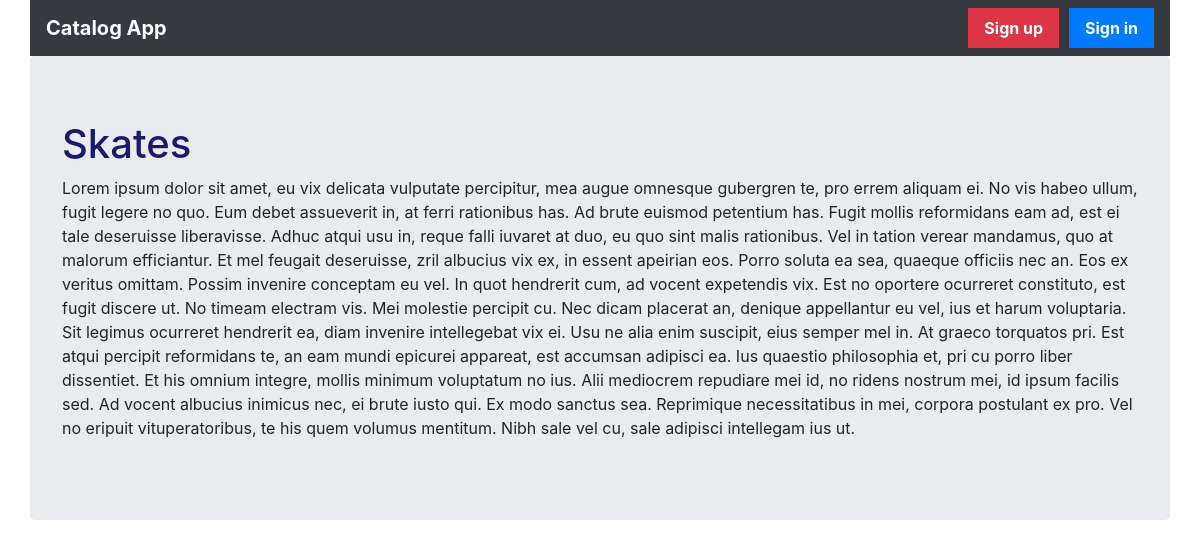
Screenshot of /catalog/Hockey/items/2 with the database file from the repository.
### database_setup.py (models this page shows, shortened)
class Item(Base):
    __tablename__ = 'item'
    id = Column(Integer, primary_key=True)
    name = Column(String(250), nullable=False)
    description = Column(String(250))
    category_id = Column(Integer, ForeignKey('category.id'))
    category = relationship(Category)
    user_id = Column(Integer, ForeignKey('user.id'))
    user = relationship(User)

### project.py (the view)
@app.route('/catalog/<string:category_name>/items/<int:item_id>')
def showItemDetails(category_name, item_id):
    session = DBSession()
    item = session.query(Item).filter_by(id=item_id).one()
    return render_template('itemDetails.html',
                           item=item,
                           login_session=login_session)

### templates/itemDetails.html (shortened to what this page needs)
{% extends "base.html" %}
{% block content %}
{% include "header.html" %}
<main role="main">
  <div class="jumbotron">
    <h1>{{item.name}}</h1>
    <p>{{item.description}}</p>
  </div>
</main>
{% endblock %}

### static/styles.css (style rules this page uses)
body { padding-top: 3.5rem; }
.jumbotron h1 { color: midnightblue; }

### rows the page displays
Item: name "Skates", description "Lorem ipsum dolor sit amet, eu vix delicata vulputate percipitur, mea augue omnesque gubergren te, pro errem aliquam ei. No vis habeo ullum, fugit legere no quo. Eum debet assueverit in, at ferri rationibus has. Ad brute euismod petentium has. Fugit mollis reformidans eam ad, est ei tale deseruisse liberavisse. Adhuc atqui usu in, reque falli iuvaret at duo, eu quo sint malis rationibus. Vel in tation verear mandamus, quo at malorum efficiantur. Et mel feugait deseruisse, zril albucius vix ex, in essent apeirian eos. Porro soluta ea sea, quaeque officiis nec an. Eos ex veritus omittam. Possim invenire conceptam eu vel. In quot hendrerit cum, ad vocent expetendis vix. Est no oportere…"
